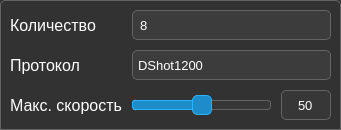
    <widget class="QWidget" name="MotorsSettingsWidget_1" native="true">
     <property name="sizePolicy">
      <sizepolicy hsizetype="Expanding" vsizetype="Fixed">
       <horstretch>0</horstretch>
       <verstretch>0</verstretch>
      </sizepolicy>
     </property>
     <property name="minimumSize">
      <size>
       <width>341</width>
       <height>130</height>
      </size>
     </property>
     <property name="maximumSize">
      <size>
       <width>16777215</width>
       <height>130</height>
      </size>
     </property>
     <property name="mouseTracking">
      <bool>false</bool>
     </property>
     <property name="autoFillBackground">
      <bool>false</bool>
     </property>
     <property name="styleSheet">
      <string notr="true">background-color:rgb(50,50,50);
border: 1px solid rgb(100,100,100);
border-radius:5px;
border-bottom-left-radius: 0px;
border-bottom-right-radius: 0px;</string>
     </property>
     <layout class="QGridLayout" name="gridLayout">
      <property name="leftMargin">
       <number>10</number>
      </property>
      <property name="topMargin">
       <number>10</number>
      </property>
      <property name="rightMargin">
       <number>10</number>
      </property>
      <property name="bottomMargin">
       <number>10</number>
      </property>
      <property name="spacing">
       <number>10</number>
      </property>
      <item row="2" column="2">
       <widget class="QLineEdit" name="MaxSpeedEdit">
        <property name="sizePolicy">
         <sizepolicy hsizetype="Fixed" vsizetype="Fixed">
          <horstretch>0</horstretch>
          <verstretch>0</verstretch>
         </sizepolicy>
        </property>
        <property name="minimumSize">
         <size>
          <width>50</width>
          <height>30</height>
         </size>
        </property>
        <property name="maximumSize">
         <size>
          <width>50</width>
          <height>30</height>
         </size>
        </property>
        <property name="font">
         <font>
          <family>Arial</family>
          <pointsize>10</pointsize>
          <weight>50</weight>
          <italic>false</italic>
          <bold>false</bold>
          <kerning>true</kerning>
         </font>
        </property>
        <property name="mouseTracking">
         <bool>false</bool>
        </property>
        <property name="styleSheet">
         <string notr="true">QLineEdit {
	font: 10pt &quot;Arial&quot;;
	color: white;
	background: rgb(55,55,55);
	selection-background-color: rgb(30,140,200);
    border: 1px solid rgb(100,100,100);
    border-radius: 5px;
}</string>
        </property>
        <property name="text">
         <string>50</string>
        </property>
        <property name="maxLength">
         <number>3</number>
        </property>
        <property name="alignment">
         <set>Qt::AlignCenter</set>
        </property>
       </widget>
      </item>
      <item row="2" column="1">
       <widget class="QSlider" name="MaxSpeedSlider">
        <property name="sizePolicy">
         <sizepolicy hsizetype="Preferred" vsizetype="Fixed">
          <horstretch>0</horstretch>
          <verstretch>0</verstretch>
         </sizepolicy>
        </property>
        <property name="minimumSize">
         <size>
          <width>0</width>
          <height>30</height>
         </size>
        </property>
        <property name="maximumSize">
         <size>
          <width>16777215</width>
          <height>30</height>
         </size>
        </property>
        <property name="styleSheet">
         <string notr="true">QSlider {
	background: transparent;
	border: none;
}

QSlider::groove:horizontal {
    border: 1px solid rgb(100,100,100);
	border-radius: 3px;
    height: 8px;
    background: rgb(55,55,55);
    margin: 2px 0;
}

QSlider::handle:horizontal {
    background: rgb(30,140,200);
    border: 1px solid rgb(38,179,255);
	border-radius: 5px;
    width: 18px;
    margin: -6px 0; /* handle is placed by default on the contents rect of the groove. Expand outside the groove */
}

QSlider::sub-page:horizontal {
    border: 1px solid rgb(38,179,255);
	border-radius: 3px;
    height: 8px;
    background: rgb(30,140,200);
	margin: 2px 0;
}</string>
        </property>
        <property name="maximum">
         <number>100</number>
        </property>
        <property name="singleStep">
         <number>1</number>
        </property>
        <property name="pageStep">
         <number>1</number>
        </property>
        <property name="value">
         <number>50</number>
        </property>
        <property name="sliderPosition">
         <number>50</number>
        </property>
        <property name="orientation">
         <enum>Qt::Horizontal</enum>
        </property>
        <property name="tickPosition">
         <enum>QSlider::TicksAbove</enum>
        </property>
        <property name="tickInterval">
         <number>100</number>
        </property>
       </widget>
      </item>
      <item row="0" column="0">
       <widget class="QLabel" name="MotorsNumberLabel">
        <property name="sizePolicy">
         <sizepolicy hsizetype="Fixed" vsizetype="Fixed">
          <horstretch>0</horstretch>
          <verstretch>0</verstretch>
         </sizepolicy>
        </property>
        <property name="minimumSize">
         <size>
          <width>0</width>
          <height>30</height>
         </size>
        </property>
        <property name="maximumSize">
         <size>
          <width>16777215</width>
          <height>30</height>
         </size>
        </property>
        <property name="font">
         <font>
          <family>Arial</family>
          <pointsize>12</pointsize>
          <weight>50</weight>
          <bold>false</bold>
          <kerning>true</kerning>
         </font>
        </property>
        <property name="mouseTracking">
         <bool>false</bool>
        </property>
        <property name="styleSheet">
         <string notr="true">color:rgb(255,255,255);
border: none;
background: transparent;</string>
        </property>
        <property name="text">
         <string>Количество</string>
        </property>
       </widget>
      </item>
      <item row="1" column="0">
       <widget class="QLabel" name="MotorsProtocolLabel">
        <property name="sizePolicy">
         <sizepolicy hsizetype="Fixed" vsizetype="Fixed">
          <horstretch>0</horstretch>
          <verstretch>0</verstretch>
         </sizepolicy>
        </property>
        <property name="minimumSize">
         <size>
          <width>0</width>
          <height>30</height>
         </size>
        </property>
        <property name="maximumSize">
         <size>
          <width>16777215</width>
          <height>30</height>
         </size>
        </property>
        <property name="font">
         <font>
          <family>Arial</family>
          <pointsize>12</pointsize>
          <weight>50</weight>
          <bold>false</bold>
          <kerning>true</kerning>
         </font>
        </property>
        <property name="mouseTracking">
         <bool>false</bool>
        </property>
        <property name="styleSheet">
         <string notr="true">color:rgb(255,255,255);
border: none;
background: transparent;</string>
        </property>
        <property name="text">
         <string>Протокол</string>
        </property>
       </widget>
      </item>
      <item row="2" column="0">
       <widget class="QLabel" name="MotorsMaxSpeedLabel">
        <property name="sizePolicy">
         <sizepolicy hsizetype="Fixed" vsizetype="Fixed">
          <horstretch>0</horstretch>
          <verstretch>0</verstretch>
         </sizepolicy>
        </property>
        <property name="minimumSize">
         <size>
          <width>0</width>
          <height>30</height>
         </size>
        </property>
        <property name="maximumSize">
         <size>
          <width>16777215</width>
          <height>30</height>
         </size>
        </property>
        <property name="font">
         <font>
          <family>Arial</family>
          <pointsize>12</pointsize>
          <weight>50</weight>
          <bold>false</bold>
          <kerning>true</kerning>
         </font>
        </property>
        <property name="mouseTracking">
         <bool>false</bool>
        </property>
        <property name="styleSheet">
         <string notr="true">color:rgb(255,255,255);
border: none;
background: transparent;</string>
        </property>
        <property name="text">
         <string>Макс. скорость</string>
        </property>
       </widget>
      </item>
      <item row="0" column="1" colspan="2">
       <widget class="QSpinBox" name="MotorsNumberSpinBox">
        <property name="sizePolicy">
         <sizepolicy hsizetype="Preferred" vsizetype="Fixed">
          <horstretch>0</horstretch>
          <verstretch>0</verstretch>
         </sizepolicy>
        </property>
        <property name="minimumSize">
         <size>
          <width>0</width>
          <height>30</height>
         </size>
        </property>
        <property name="maximumSize">
         <size>
          <width>16777215</width>
          <height>30</height>
         </size>
        </property>
        <property name="font">
         <font>
          <family>MS Shell Dlg 2</family>
          <pointsize>10</pointsize>
          <weight>50</weight>
          <italic>false</italic>
          <bold>false</bold>
          <kerning>true</kerning>
         </font>
        </property>
        <property name="mouseTracking">
         <bool>false</bool>
        </property>
        <property name="styleSheet">
         <string notr="true">QSpinBox {
	font: 10pt &quot;MS Shell Dlg 2&quot;;
	color: white;
	selection-background-color: rgb(30,140,200);
	background: rgb(60,60,60);
	padding-left: 5px;
    padding-right: 15px; /* make room for the arrows */
    border: 1px solid rgb(100,100,100);
	border-radius: 5px;
}

QSpinBox::up-button {
    subcontrol-origin: border;
    subcontrol-position: top right; /* position at the top right corner */
    width: 10px;
	height: 10px;
	border-radius: 5px;
	top: 4px;
	right: 8px;
}

QSpinBox::up-button:pressed {
    top: 5px;
}

QSpinBox::up-arrow {
    image: url(Icons/ComboBoxUpArrow.png);
	width: 10px;
	height: 10px;
}

QSpinBox::up-arrow:disabled, QSpinBox::up-arrow:off { /* off state when value is max */
   image: none;
}

QSpinBox::down-button {
    subcontrol-origin: border;
    subcontrol-position: bottom right; /* position at bottom right corner */
    width: 10px;
	height: 10px;
	border-radius: 5px;
	bottom: 5px;
	right: 8px;
}

QSpinBox::down-button:pressed {
    bottom: 4px;
}

QSpinBox::down-arrow {
    image: url(Icons/ComboBoxDownArrow.png);
	width: 10px;
	height: 10px;
}

QSpinBox::down-arrow:disabled, QSpinBox::down-arrow:off { /* off state when value in min */
 	image: none;
}</string>
        </property>
        <property name="alignment">
         <set>Qt::AlignLeading|Qt::AlignLeft|Qt::AlignVCenter</set>
        </property>
        <property name="minimum">
         <number>1</number>
        </property>
        <property name="maximum">
         <number>10</number>
        </property>
        <property name="value">
         <number>8</number>
        </property>
       </widget>
      </item>
      <item row="1" column="1" colspan="2">
       <widget class="QComboBox" name="MotorsProtocolComboBox">
        <property name="sizePolicy">
         <sizepolicy hsizetype="Expanding" vsizetype="Fixed">
          <horstretch>0</horstretch>
          <verstretch>0</verstretch>
         </sizepolicy>
        </property>
        <property name="minimumSize">
         <size>
          <width>0</width>
          <height>30</height>
         </size>
        </property>
        <property name="maximumSize">
         <size>
          <width>16777215</width>
          <height>30</height>
         </size>
        </property>
        <property name="font">
         <font>
          <family>MS Shell Dlg 2</family>
          <pointsize>10</pointsize>
          <weight>50</weight>
          <italic>false</italic>
          <bold>false</bold>
          <kerning>true</kerning>
         </font>
        </property>
        <property name="mouseTracking">
         <bool>false</bool>
        </property>
        <property name="styleSheet">
         <string notr="true">QComboBox {
	font: 10pt &quot;MS Shell Dlg 2&quot;;
	color: white;
    padding: 1px 18px 1px 5px;
}

QComboBox:editable {
    background: rgb(60,60,60);
	border: 1px solid rgb(100,100,100) ;
    border-top-left-radius: 5px;
	border-top-right-radius: 5px;
}

QComboBox:!editable, QComboBox::drop-down:editable { /* Штука не выдвинута*/
	background: rgb(60,60,60);
	border: 1px solid rgb(100,100,100) ;
    border-top-left-radius: 5px;
	border-top-right-radius: 5px;
	border-bottom-left-radius: 5px;
	border-bottom-right-radius: 5px;
}

QComboBox:!editable:on, QComboBox::drop-down:editable:on { /* Штука выдвинута*/
	background: rgb(60,60,60);
	border: 1px solid rgb(100,100,100) ;
    border-top-left-radius: 5px;
	border-top-right-radius: 5px;
	border-bottom-left-radius: 0px;
	border-bottom-right-radius: 0px;
} 

QComboBox::drop-down {
    subcontrol-origin: padding;
    subcontrol-position: top right;
    width: 15px;

    border-top-right-radius: 5px; /* same radius as the QComboBox */
    border-bottom-right-radius: 5px;
}

QComboBox::down-arrow {
    image: url(Icons/ComboBoxDownArrow.png);
	width: 10px;
	height: 10px;
	right: 5px;
} 

QComboBox::down-arrow:on { /* shift the arrow when popup is open */
    image: url(Icons/ComboBoxUpArrow.png);
}

QComboBox QAbstractItemView {
	color: white;
	border: 1px solid rgb(100,100,100) ;
	border-radius: 5px;
	border-top-left-radius: 0px;
	border-top-right-radius: 0px;
	background-color: rgb(60,60,60);
    selection-background-color: rgb(30,140,200);
}</string>
        </property>
        <property name="currentIndex">
         <number>3</number>
        </property>
        <item>
         <property name="text">
          <string>DShot150</string>
         </property>
        </item>
        <item>
         <property name="text">
          <string>DShot300</string>
         </property>
        </item>
        <item>
         <property name="text">
          <string>DShot600</string>
         </property>
        </item>
        <item>
         <property name="text">
          <string>DShot1200</string>
         </property>
        </item>
       </widget>
      </item>
     </layout>
    </widget>
